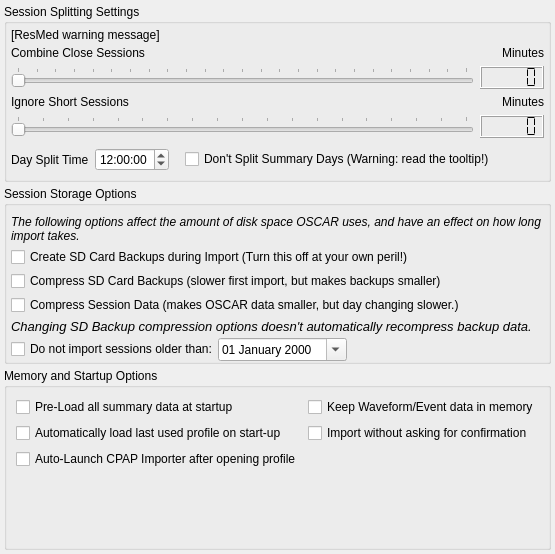
     <widget class="QWidget" name="importTab">
      <attribute name="title">
       <string>&amp;Import</string>
      </attribute>
      <layout class="QVBoxLayout" name="verticalLayout_5">
       <property name="spacing">
        <number>4</number>
       </property>
       <property name="leftMargin">
        <number>4</number>
       </property>
       <property name="topMargin">
        <number>4</number>
       </property>
       <property name="rightMargin">
        <number>4</number>
       </property>
       <property name="bottomMargin">
        <number>4</number>
       </property>
       <item>
        <widget class="QGroupBox" name="sessionSplitGroupBox">
         <property name="sizePolicy">
          <sizepolicy hsizetype="Preferred" vsizetype="Minimum">
           <horstretch>0</horstretch>
           <verstretch>0</verstretch>
          </sizepolicy>
         </property>
         <property name="title">
          <string>Session Splitting Settings</string>
         </property>
         <layout class="QVBoxLayout" name="verticalLayout_10">
          <property name="spacing">
           <number>4</number>
          </property>
          <property name="leftMargin">
           <number>4</number>
          </property>
          <property name="topMargin">
           <number>4</number>
          </property>
          <property name="rightMargin">
           <number>4</number>
          </property>
          <property name="bottomMargin">
           <number>4</number>
          </property>
          <item>
           <widget class="QLabel" name="ResMedWarning">
            <property name="sizePolicy">
             <sizepolicy hsizetype="Preferred" vsizetype="Minimum">
              <horstretch>0</horstretch>
              <verstretch>0</verstretch>
             </sizepolicy>
            </property>
            <property name="text">
             <string notr="true">[ResMed warning message]</string>
            </property>
            <property name="wordWrap">
             <bool>true</bool>
            </property>
            <property name="openExternalLinks">
             <bool>true</bool>
            </property>
           </widget>
          </item>
          <item>
           <widget class="QWidget" name="sessionSplitWidget" native="true">
            <property name="sizePolicy">
             <sizepolicy hsizetype="Preferred" vsizetype="Minimum">
              <horstretch>0</horstretch>
              <verstretch>0</verstretch>
             </sizepolicy>
            </property>
            <layout class="QVBoxLayout" name="verticalLayout_9">
             <property name="leftMargin">
              <number>0</number>
             </property>
             <property name="topMargin">
              <number>0</number>
             </property>
             <property name="rightMargin">
              <number>0</number>
             </property>
             <property name="bottomMargin">
              <number>0</number>
             </property>
             <item>
              <layout class="QHBoxLayout" name="horizontalLayout_4">
               <item>
                <widget class="QLabel" name="label">
                 <property name="text">
                  <string>Combine Close Sessions </string>
                 </property>
                 <property name="alignment">
                  <set>Qt::AlignLeading|Qt::AlignLeft|Qt::AlignVCenter</set>
                 </property>
                </widget>
               </item>
               <item>
                <widget class="QLabel" name="label_4">
                 <property name="text">
                  <string>Minutes</string>
                 </property>
                 <property name="alignment">
                  <set>Qt::AlignRight|Qt::AlignTrailing|Qt::AlignVCenter</set>
                 </property>
                </widget>
               </item>
              </layout>
             </item>
             <item>
              <layout class="QHBoxLayout" name="horizontalLayout_2">
               <item>
                <widget class="QSlider" name="combineSlider">
                 <property name="minimumSize">
                  <size>
                   <width>0</width>
                   <height>0</height>
                  </size>
                 </property>
                 <property name="toolTip">
                  <string>Multiple sessions closer together than this value will be kept on the same day.
</string>
                 </property>
                 <property name="minimum">
                  <number>0</number>
                 </property>
                 <property name="maximum">
                  <number>240</number>
                 </property>
                 <property name="singleStep">
                  <number>10</number>
                 </property>
                 <property name="pageStep">
                  <number>30</number>
                 </property>
                 <property name="value">
                  <number>0</number>
                 </property>
                 <property name="orientation">
                  <enum>Qt::Horizontal</enum>
                 </property>
                 <property name="invertedAppearance">
                  <bool>false</bool>
                 </property>
                 <property name="invertedControls">
                  <bool>false</bool>
                 </property>
                 <property name="tickPosition">
                  <enum>QSlider::TicksAbove</enum>
                 </property>
                 <property name="tickInterval">
                  <number>10</number>
                 </property>
                </widget>
               </item>
               <item>
                <widget class="QLCDNumber" name="combineLCD">
                 <property name="frameShape">
                  <enum>QFrame::Box</enum>
                 </property>
                 <property name="digitCount">
                  <number>5</number>
                 </property>
                 <property name="segmentStyle">
                  <enum>QLCDNumber::Flat</enum>
                 </property>
                </widget>
               </item>
              </layout>
             </item>
             <item>
              <layout class="QHBoxLayout" name="horizontalLayout_5">
               <item>
                <widget class="QLabel" name="label_3">
                 <property name="text">
                  <string>Ignore Short Sessions</string>
                 </property>
                 <property name="alignment">
                  <set>Qt::AlignLeading|Qt::AlignLeft|Qt::AlignVCenter</set>
                 </property>
                </widget>
               </item>
               <item>
                <widget class="QLabel" name="label_5">
                 <property name="text">
                  <string>Minutes</string>
                 </property>
                 <property name="alignment">
                  <set>Qt::AlignRight|Qt::AlignTrailing|Qt::AlignVCenter</set>
                 </property>
                </widget>
               </item>
              </layout>
             </item>
             <item>
              <layout class="QHBoxLayout" name="horizontalLayout_3">
               <property name="bottomMargin">
                <number>4</number>
               </property>
               <item>
                <widget class="QSlider" name="IgnoreSlider">
                 <property name="toolTip">
                  <string>&lt;!DOCTYPE HTML PUBLIC &quot;-//W3C//DTD HTML 4.0//EN&quot; &quot;http://www.w3.org/TR/REC-html40/strict.dtd&quot;&gt;
&lt;html&gt;&lt;head&gt;&lt;meta name=&quot;qrichtext&quot; content=&quot;1&quot; /&gt;&lt;style type=&quot;text/css&quot;&gt;
p, li { white-space: pre-wrap; }
&lt;/style&gt;&lt;/head&gt;&lt;body style=&quot; font-family:'Cantarell'; font-size:11pt; font-weight:400; font-style:normal;&quot;&gt;
&lt;p style=&quot; margin-top:0px; margin-bottom:0px; margin-left:0px; margin-right:0px; -qt-block-indent:0; text-indent:0px;&quot;&gt;Sessions shorter in duration than this will not be displayed&lt;span style=&quot; font-style:italic;&quot;&gt;.&lt;/span&gt;&lt;/p&gt;
&lt;p style=&quot;-qt-paragraph-type:empty; margin-top:0px; margin-bottom:0px; margin-left:0px; margin-right:0px; -qt-block-indent:0; text-indent:0px; font-style:italic;&quot;&gt;&lt;/p&gt;&lt;/body&gt;&lt;/html&gt;</string>
                 </property>
                 <property name="maximum">
                  <number>90</number>
                 </property>
                 <property name="pageStep">
                  <number>5</number>
                 </property>
                 <property name="orientation">
                  <enum>Qt::Horizontal</enum>
                 </property>
                 <property name="tickPosition">
                  <enum>QSlider::TicksAbove</enum>
                 </property>
                 <property name="tickInterval">
                  <number>5</number>
                 </property>
                </widget>
               </item>
               <item>
                <widget class="QLCDNumber" name="IgnoreLCD">
                 <property name="frameShape">
                  <enum>QFrame::Box</enum>
                 </property>
                 <property name="segmentStyle">
                  <enum>QLCDNumber::Flat</enum>
                 </property>
                </widget>
               </item>
              </layout>
             </item>
             <item>
              <layout class="QHBoxLayout" name="horizontalLayout">
               <property name="bottomMargin">
                <number>4</number>
               </property>
               <item>
                <widget class="QLabel" name="label_2">
                 <property name="text">
                  <string>Day Split Time</string>
                 </property>
                 <property name="alignment">
                  <set>Qt::AlignLeading|Qt::AlignLeft|Qt::AlignVCenter</set>
                 </property>
                </widget>
               </item>
               <item>
                <widget class="QTimeEdit" name="timeEdit">
                 <property name="toolTip">
                  <string>Sessions starting before this time will go to the previous calendar day.</string>
                 </property>
                 <property name="buttonSymbols">
                  <enum>QAbstractSpinBox::UpDownArrows</enum>
                 </property>
                 <property name="dateTime">
                  <datetime>
                   <hour>12</hour>
                   <minute>0</minute>
                   <second>0</second>
                   <year>2000</year>
                   <month>1</month>
                   <day>1</day>
                  </datetime>
                 </property>
                </widget>
               </item>
               <item>
                <spacer name="horizontalSpacer_7">
                 <property name="orientation">
                  <enum>Qt::Horizontal</enum>
                 </property>
                 <property name="sizeType">
                  <enum>QSizePolicy::Minimum</enum>
                 </property>
                 <property name="sizeHint" stdset="0">
                  <size>
                   <width>10</width>
                   <height>20</height>
                  </size>
                 </property>
                </spacer>
               </item>
               <item>
                <widget class="QCheckBox" name="LockSummarySessionSplitting">
                 <property name="toolTip">
                  <string>&lt;html&gt;&lt;head/&gt;&lt;body&gt;&lt;p&gt;&lt;span style=&quot; font-weight:600;&quot;&gt;This setting should be used with caution...&lt;/span&gt; Switching it off comes with consequences involving accuracy of summary only days, as certain calculations only work properly provided summary only sessions that came from individual day records are kept together. &lt;/p&gt;&lt;p&gt;&lt;span style=&quot; font-weight:600;&quot;&gt;ResMed users:&lt;/span&gt; Just because it seems natural to you and I that the 12 noon session restart should be in the previous day, does not mean ResMed's data agrees with us. The STF.edf summary index format has serious weaknesses that make doing this not a good idea.&lt;/p&gt;&lt;p&gt;This option exists to pacify those who don't care and want to see this &amp;quot;fixed&amp;quot; no matter the costs, but know it comes with a cost. If you keep your SD card in every night, and import at least once a week, you won't see problems with this very often.&lt;/p&gt;&lt;/body&gt;&lt;/html&gt;</string>
                 </property>
                 <property name="text">
                  <string>Don't Split Summary Days (Warning: read the tooltip!)</string>
                 </property>
                </widget>
               </item>
               <item>
                <spacer name="horizontalSpacer">
                 <property name="orientation">
                  <enum>Qt::Horizontal</enum>
                 </property>
                 <property name="sizeHint" stdset="0">
                  <size>
                   <width>40</width>
                   <height>20</height>
                  </size>
                 </property>
                </spacer>
               </item>
              </layout>
             </item>
            </layout>
           </widget>
          </item>
         </layout>
        </widget>
       </item>
       <item>
        <widget class="QGroupBox" name="groupBox_7">
         <property name="sizePolicy">
          <sizepolicy hsizetype="Preferred" vsizetype="Minimum">
           <horstretch>0</horstretch>
           <verstretch>0</verstretch>
          </sizepolicy>
         </property>
         <property name="title">
          <string>Session Storage Options</string>
         </property>
         <layout class="QGridLayout" name="gridLayout_9">
          <property name="leftMargin">
           <number>4</number>
          </property>
          <property name="topMargin">
           <number>9</number>
          </property>
          <property name="rightMargin">
           <number>4</number>
          </property>
          <property name="bottomMargin">
           <number>0</number>
          </property>
          <property name="horizontalSpacing">
           <number>0</number>
          </property>
          <property name="verticalSpacing">
           <number>4</number>
          </property>
          <item row="5" column="0">
           <widget class="QLabel" name="label_41">
            <property name="text">
             <string>&lt;!DOCTYPE HTML PUBLIC &quot;-//W3C//DTD HTML 4.0//EN&quot; &quot;http://www.w3.org/TR/REC-html40/strict.dtd&quot;&gt;
&lt;html&gt;&lt;head&gt;&lt;meta name=&quot;qrichtext&quot; content=&quot;1&quot; /&gt;&lt;style type=&quot;text/css&quot;&gt;
p, li { white-space: pre-wrap; }
&lt;/style&gt;&lt;/head&gt;&lt;body style=&quot; font-family:'Sans'; font-size:10pt; font-weight:400; font-style:normal;&quot;&gt;
&lt;p style=&quot; margin-top:0px; margin-bottom:0px; margin-left:0px; margin-right:0px; -qt-block-indent:0; text-indent:0px;&quot;&gt;&lt;span style=&quot; font-style:italic;&quot;&gt;Changing SD Backup compression options doesn't automatically recompress backup data.  &lt;/span&gt;&lt;/p&gt;&lt;/body&gt;&lt;/html&gt;</string>
            </property>
            <property name="wordWrap">
             <bool>true</bool>
            </property>
           </widget>
          </item>
          <item row="3" column="0">
           <widget class="QCheckBox" name="compressSDBackups">
            <property name="toolTip">
             <string>Compress ResMed (EDF) backups to save disk space.
Backed up EDF files are stored in the .gz format, 
which is common on Mac &amp; Linux platforms.. 

OSCAR can import from this compressed backup directory natively.. 
To use it with ResScan will require the .gz files to be uncompressed first..</string>
            </property>
            <property name="text">
             <string>Compress SD Card Backups (slower first import, but makes backups smaller)</string>
            </property>
           </widget>
          </item>
          <item row="1" column="0">
           <widget class="QLabel" name="label_32">
            <property name="font">
             <font>
              <italic>true</italic>
             </font>
            </property>
            <property name="text">
             <string>The following options affect the amount of disk space OSCAR uses, and have an effect on how long import takes.</string>
            </property>
            <property name="wordWrap">
             <bool>true</bool>
            </property>
           </widget>
          </item>
          <item row="4" column="0">
           <widget class="QCheckBox" name="compressSessionData">
            <property name="toolTip">
             <string>This makes OSCAR's data take around half as much space.
But it makes import and day changing take longer.. 
If you've got a new computer with a small solid state disk, this is a good option.</string>
            </property>
            <property name="text">
             <string>Compress Session Data (makes OSCAR data smaller, but day changing slower.)</string>
            </property>
           </widget>
          </item>
          <item row="2" column="0">
           <widget class="QCheckBox" name="createSDBackups">
            <property name="toolTip">
             <string>This maintains a backup of SD-card data for ResMed machines, 

ResMed S9 series machines delete high resolution data older than 7 days, 
and graph data older than 30 days..

OSCAR can keep a copy of this data if you ever need to reinstall. 
(Highly recomended, unless your short on disk space or don't care about the graph data)</string>
            </property>
            <property name="text">
             <string>Create SD Card Backups during Import (Turn this off at your own peril!)</string>
            </property>
           </widget>
          </item>
          <item row="6" column="0">
           <layout class="QHBoxLayout" name="horizontalLayout_18">
            <property name="leftMargin">
             <number>0</number>
            </property>
            <property name="topMargin">
             <number>0</number>
            </property>
            <property name="bottomMargin">
             <number>0</number>
            </property>
            <item>
             <widget class="QCheckBox" name="ignoreOlderSessionsCheck">
              <property name="text">
               <string>Do not import sessions older than:</string>
              </property>
             </widget>
            </item>
            <item>
             <widget class="QDateEdit" name="ignoreOlderSessionsDate">
              <property name="toolTip">
               <string>Sessions older than this date will not be imported</string>
              </property>
              <property name="wrapping">
               <bool>true</bool>
              </property>
              <property name="frame">
               <bool>true</bool>
              </property>
              <property name="maximumDate">
               <date>
                <year>2099</year>
                <month>12</month>
                <day>31</day>
               </date>
              </property>
              <property name="minimumDate">
               <date>
                <year>1970</year>
                <month>1</month>
                <day>2</day>
               </date>
              </property>
              <property name="currentSection">
               <enum>QDateTimeEdit::DaySection</enum>
              </property>
              <property name="displayFormat">
               <string>dd MMMM yyyy</string>
              </property>
              <property name="calendarPopup">
               <bool>true</bool>
              </property>
             </widget>
            </item>
            <item>
             <spacer name="horizontalSpacer_6">
              <property name="orientation">
               <enum>Qt::Horizontal</enum>
              </property>
              <property name="sizeHint" stdset="0">
               <size>
                <width>40</width>
                <height>20</height>
               </size>
              </property>
             </spacer>
            </item>
           </layout>
          </item>
         </layout>
        </widget>
       </item>
       <item>
        <widget class="QGroupBox" name="groupBox_8">
         <property name="sizePolicy">
          <sizepolicy hsizetype="Preferred" vsizetype="Minimum">
           <horstretch>0</horstretch>
           <verstretch>0</verstretch>
          </sizepolicy>
         </property>
         <property name="title">
          <string>Memory and Startup Options</string>
         </property>
         <layout class="QGridLayout" name="gridLayout_14">
          <item row="2" column="0">
           <widget class="QCheckBox" name="autoLaunchImporter">
            <property name="toolTip">
             <string>Bypass the login screen and load the most recent User Profile</string>
            </property>
            <property name="text">
             <string>Auto-Launch CPAP Importer after opening profile</string>
            </property>
           </widget>
          </item>
          <item row="4" column="0">
           <spacer name="verticalSpacer_2">
            <property name="orientation">
             <enum>Qt::Vertical</enum>
            </property>
            <property name="sizeHint" stdset="0">
             <size>
              <width>20</width>
              <height>40</height>
             </size>
            </property>
           </spacer>
          </item>
          <item row="0" column="1">
           <widget class="QCheckBox" name="cacheSessionData">
            <property name="toolTip">
             <string>&lt;html&gt;&lt;head/&gt;&lt;body&gt;&lt;p&gt;This setting keeps waveform and event data in memory after use to speed up revisiting days.&lt;/p&gt;&lt;p&gt;This is not really a necessary option, as your operating system caches previously used files too.&lt;/p&gt;&lt;p&gt;Recommendation is to leave it switched off, unless your computer has a ton of memory.&lt;/p&gt;&lt;/body&gt;&lt;/html&gt;</string>
            </property>
            <property name="text">
             <string>Keep Waveform/Event data in memory</string>
            </property>
           </widget>
          </item>
          <item row="0" column="0">
           <widget class="QCheckBox" name="preloadSummaries">
            <property name="toolTip">
             <string>&lt;html&gt;&lt;head/&gt;&lt;body&gt;&lt;p&gt;Makes starting OSCAR a bit slower, by pre-loading all the summary data in advance, which speeds up overview browsing and a few other calculations later on. &lt;/p&gt;&lt;p&gt;If you have a large amount of data, it might be worth keeping this switched off, but if you typically like to view &lt;span style=&quot; font-style:italic;&quot;&gt;everything&lt;/span&gt; in overview, all the summary data still has to be loaded anyway. &lt;/p&gt;&lt;p&gt;Note this setting doesn't affect waveform and event data, which is always demand loaded as needed.&lt;/p&gt;&lt;/body&gt;&lt;/html&gt;</string>
            </property>
            <property name="text">
             <string>Pre-Load all summary data at startup</string>
            </property>
           </widget>
          </item>
          <item row="1" column="0">
           <widget class="QCheckBox" name="autoLoadLastUsed">
            <property name="text">
             <string>Automatically load last used profile on start-up</string>
            </property>
           </widget>
          </item>
          <item row="1" column="1">
           <widget class="QCheckBox" name="automaticImport">
            <property name="toolTip">
             <string>&lt;html&gt;&lt;head/&gt;&lt;body&gt;&lt;p&gt;Cuts down on any unimportant confirmation dialogs during import.&lt;/p&gt;&lt;/body&gt;&lt;/html&gt;</string>
            </property>
            <property name="text">
             <string>Import without asking for confirmation</string>
            </property>
           </widget>
          </item>
         </layout>
        </widget>
       </item>
      </layout>
     </widget>
